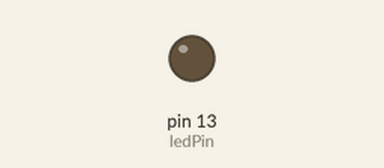
A sketch run on a simulated Arduino Uno, built with avr-gcc and run on an emulated ATmega328P. Shown: output pins drawn as LEDs (lit = HIGH).

Above: at 0.3 s.
At 4.6 s:
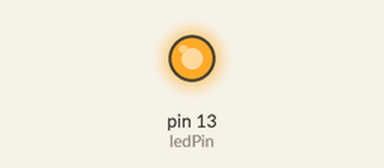
Timing chart, 0 to 7.0 s (numbered marks = the images above):
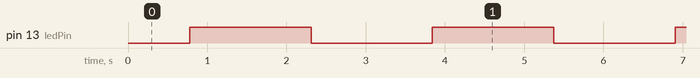

The sketch:

fade.ino
```cpp
#define ledPin 13
int brightness = 0;
int fadeAmount = 5;
int delayDuration = 30;

void setup()  {
  pinMode(ledPin, OUTPUT);
}

void loop()  {
  analogWrite(ledPin, brightness);
  brightness = brightness + fadeAmount;
  if (brightness <= 0 || brightness >= 255) {
    fadeAmount = -fadeAmount ;
  }

  delay(delayDuration);
}
```

Measured:
- by itself, pin 13 (ledPin): alternates HIGH for 1.5 s and LOW for 1.5 s
